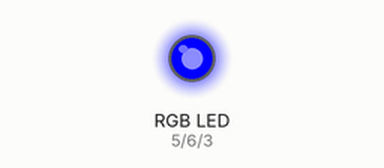
A sketch run on a simulated Arduino Uno, built with avr-gcc and run on an emulated ATmega328P. On the bench: an RGB LED mixed from three pins (HIGH = lit).

Above: at 0.05 s.
At 1.45 s:
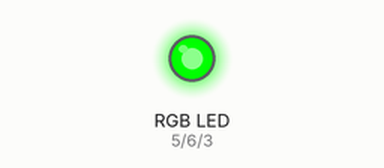
At 2.85 s:
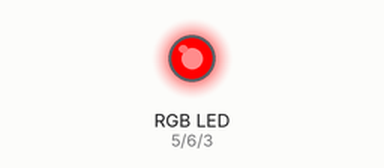
Timing chart, 0 to 3.1 s (numbered marks = the images above):
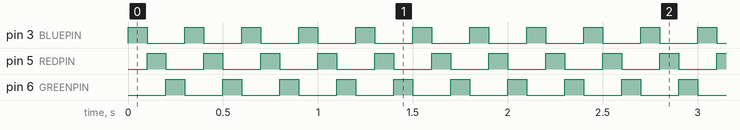

The sketch:

LED_Strip_2.ino
```cpp
// color swirl! connect an RGB LED to the PWM pins as indicated
// in the #defines
// public domain, enjoy!

#define REDPIN 5
#define GREENPIN 6
#define BLUEPIN 3

#define FADESPEED 5     // make this higher to slow down

void setup() {
  pinMode(REDPIN, OUTPUT);
  pinMode(GREENPIN, OUTPUT);
  pinMode(BLUEPIN, OUTPUT);
}


void loop() {
  digitalWrite(3, HIGH);
  digitalWrite(5, LOW);
  digitalWrite(6, LOW);
  delay(100);
  digitalWrite(3, LOW);
  digitalWrite(5, HIGH);
  digitalWrite(6, LOW);
  delay(100);
  digitalWrite(3, LOW);
  digitalWrite(5, LOW);
  digitalWrite(6, HIGH);
  delay(100);
//  digitalWrite(3, LOW);
//  digitalWrite(5, LOW);
//  digitalWrite(6, LOW);
//  delay(1000);
}
```

Measured:
- by itself, pin 3 (BLUEPIN), pin 5 (REDPIN), pin 6 (GREENPIN): alternates HIGH for 0.10 s and LOW for 0.20 s
